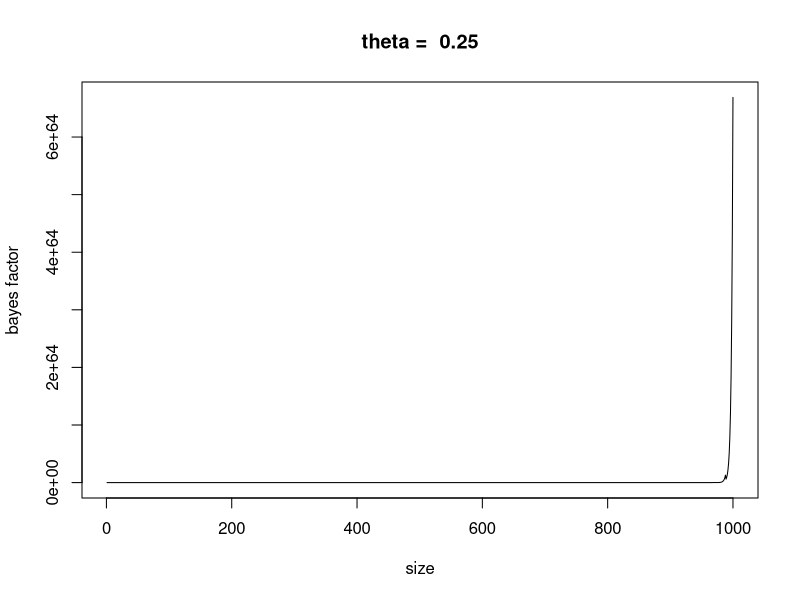
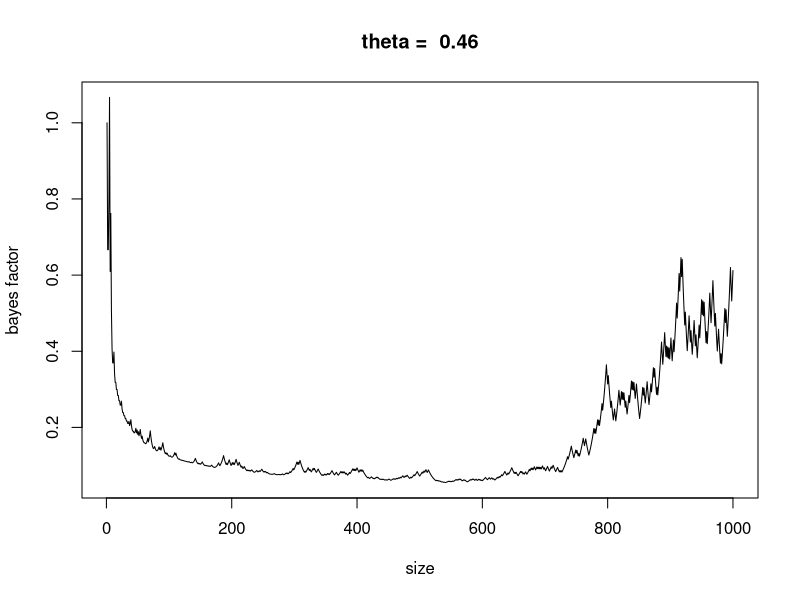
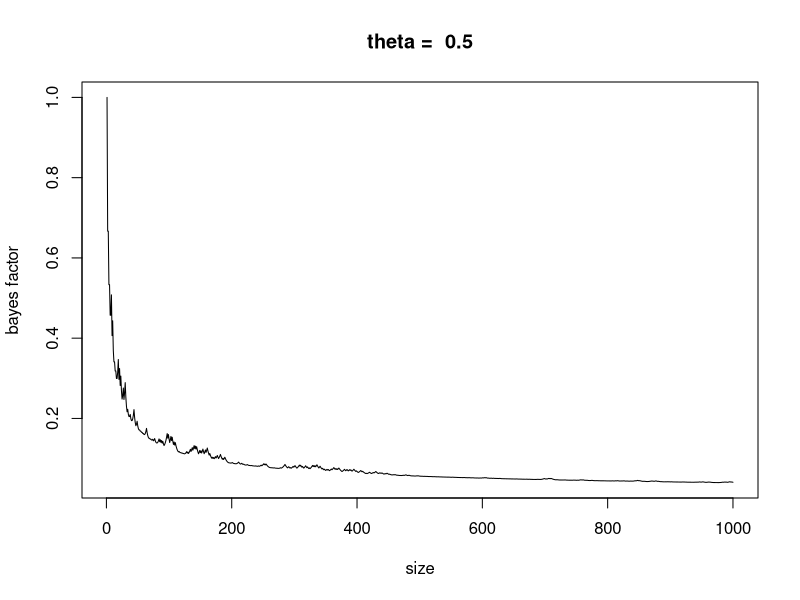
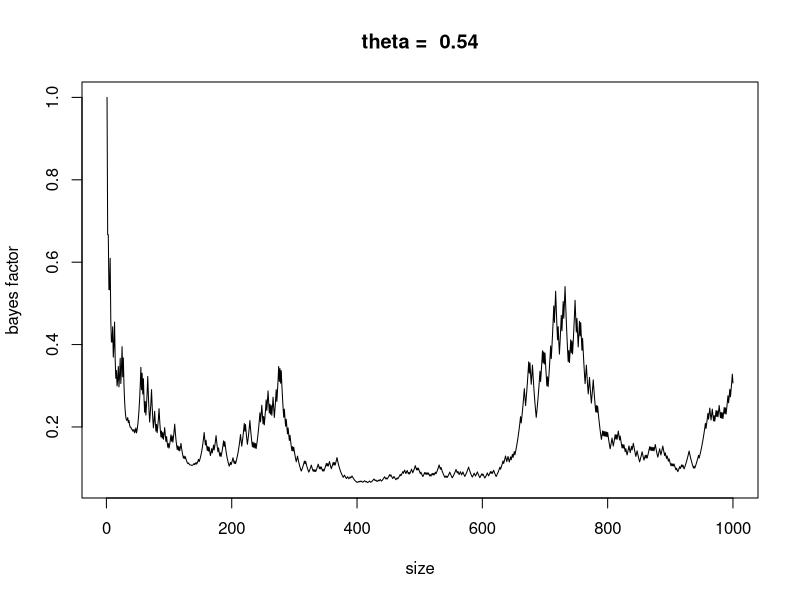

The R source for these figures, in order:
## ---- chunk 1
knitr::opts_chunk$set(echo = TRUE)
## ---- chunk 2
theta_list = c(0.25,0.46,0.5, 0.54)
a = b = 1


for (theta in theta_list){
  n = 1000
  y = c()
  bf10_vec = c()
  for(i in 1:n){
    y_new = rbinom(1,1,theta)
    y = c(y, y_new)
    Y = sum(y)
    bf10 = beta(a+Y, b+i-Y)/(0.5^i)
    bf10_vec = c(bf10_vec, bf10)
  }
  plot(x=1:n, y=bf10_vec, main=paste("theta = ",theta), ylab = "bayes factor", xlab = "size",type="l")
}
